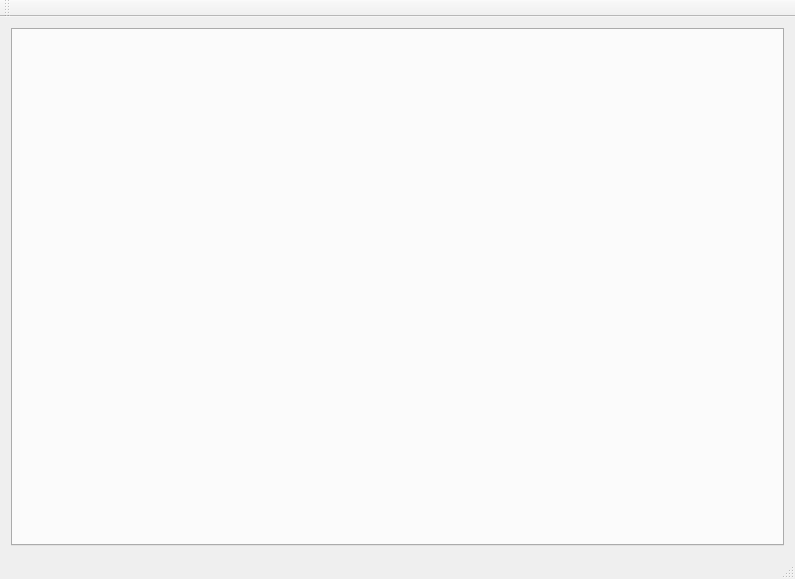
<?xml version="1.0" encoding="UTF-8"?>
<ui version="4.0">
 <class>MainWindow</class>
 <widget class="QMainWindow" name="MainWindow">
  <property name="geometry">
   <rect>
    <x>0</x>
    <y>0</y>
    <width>795</width>
    <height>579</height>
   </rect>
  </property>
  <property name="windowTitle">
   <string>MainWindow</string>
  </property>
  <widget class="QWidget" name="centralWidget">
   <layout class="QHBoxLayout" name="horizontalLayout">
    <item>
     <widget class="QTabWidget" name="tabWidget">
      <property name="currentIndex">
       <number>-1</number>
      </property>
     </widget>
    </item>
   </layout>
  </widget>
  <widget class="QToolBar" name="mainToolBar">
   <attribute name="toolBarArea">
    <enum>TopToolBarArea</enum>
   </attribute>
   <attribute name="toolBarBreak">
    <bool>false</bool>
   </attribute>
  </widget>
  <widget class="QStatusBar" name="statusBar"/>
 </widget>
 <layoutdefault spacing="6" margin="11"/>
 <resources/>
 <connections/>
</ui>
